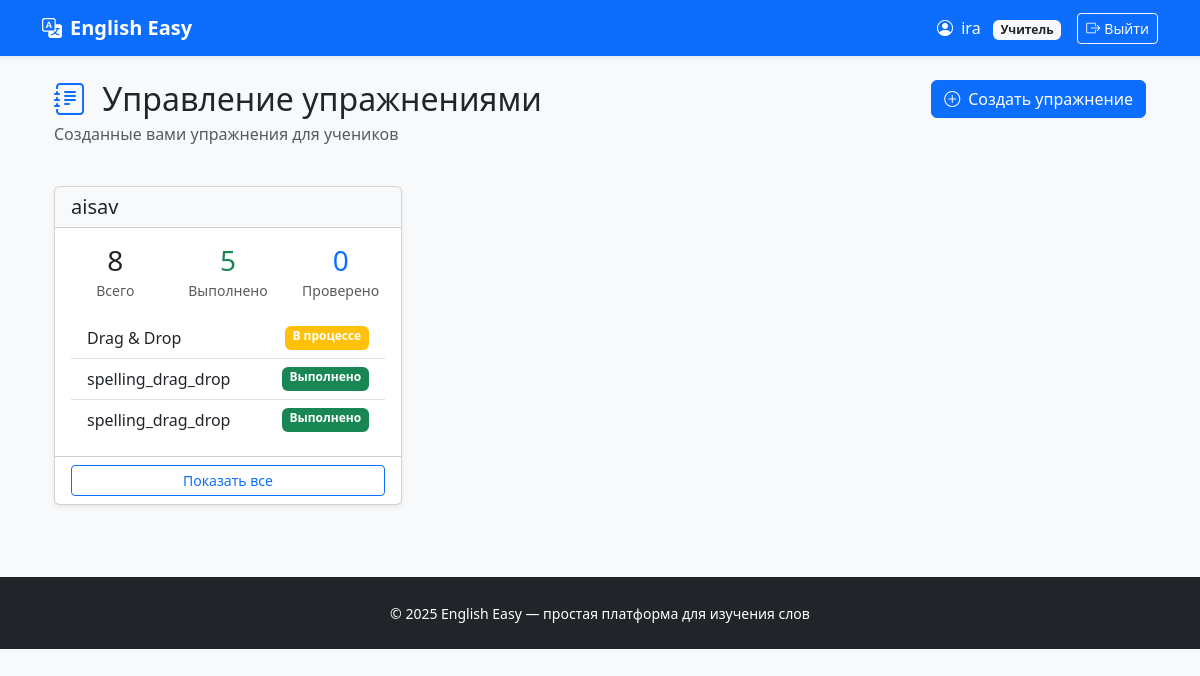
Before: /exercises/teacher/ (signed in) with the older database file.
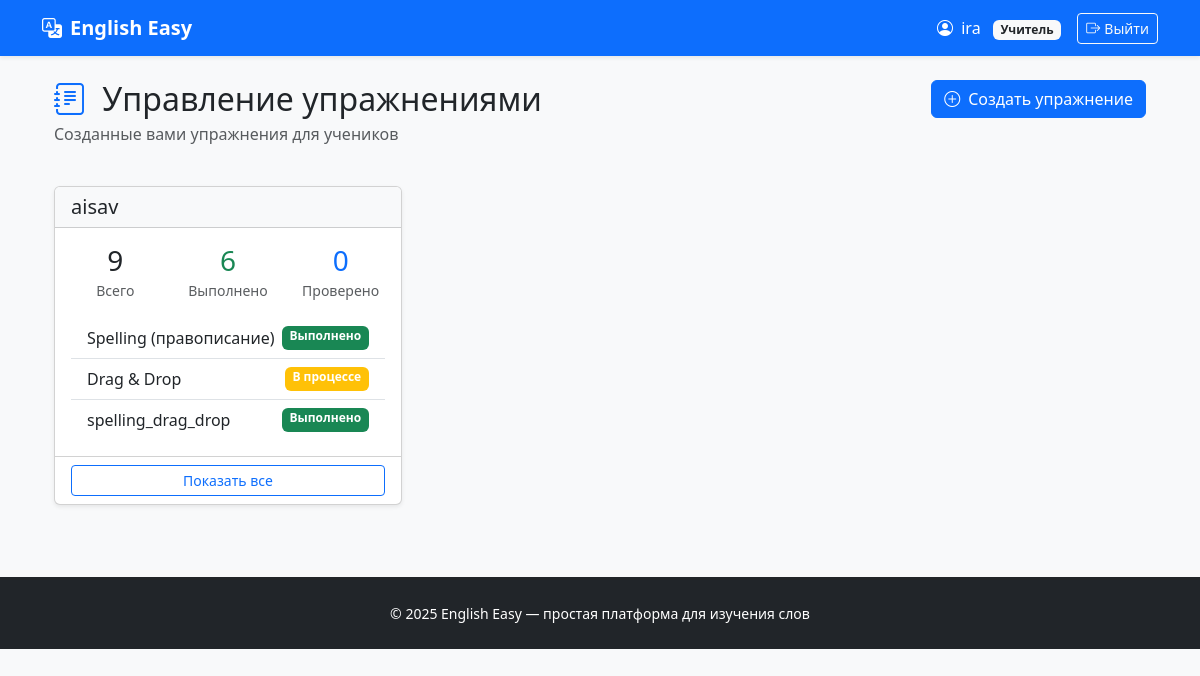
After: the same page with the newer database file.
### users/models.py (models this page shows, shortened)
class User(AbstractUser):
    ROLE_CHOICES = (
        ('teacher', 'Учитель'),
        ('student', 'Ученик'),
    )
    role = models.CharField(max_length=10, choices=ROLE_CHOICES, default='student')
    def is_teacher(self):
        return self.role == 'teacher'

### exercises/models.py (models this page shows, shortened)
class Exercise(models.Model):
    ASSIGNMENT_TYPE_CHOICES = [
        ('homework', 'Домашняя работа'),
        ('classwork', 'Работа на уроке'),
        ('test', 'Контрольная работа'),
    ]
    STATUS_CHOICES = [
        ('not_started', 'Не начато'),
        ('in_progress', 'В процессе'),
        ('completed', 'Выполнено'),
        ('graded', 'Проверено'),
    ]
    description = models.TextField('Описание', blank=True)
    student = models.ForeignKey(
        settings.AUTH_USER_MODEL,
        on_delete=models.CASCADE,
        related_name='exercises',
        limit_choices_to={'role': 'student'},
        verbose_name='Ученик'
    )
    teacher = models.ForeignKey(
        settings.AUTH_USER_MODEL,
        on_delete=models.CASCADE,
        related_name='created_exercises',
        limit_choices_to={'role': 'teacher'},
        verbose_name='Учитель'
    )
    assignment_type = models.CharField(
        'Тип задания',
        max_length=20,
        choices=ASSIGNMENT_TYPE_CHOICES,
        default='homework'
    )
    status = models.CharField(
        'Статус',
        max_length=20,
        choices=STATUS_CHOICES,
        default='not_started'
    )
    attempts = models.IntegerField('Количество попыток', default=0)
    created_at = models.DateTimeField('Создано', auto_now_add=True)
    updated_at = models.DateTimeField('Обновлено', auto_now=True)
    due_date = models.DateTimeField('Срок выполнения', null=True, blank=True)
    completed_at = models.DateTimeField('Завершено', null=True, blank=True)
    teacher_comment = models.TextField('Комментарий учителя', blank=True)
    exercise_type = models.CharField('Тип упражнения', max_length=50, default='drag_drop')
    class Meta:
        verbose_name = 'Упражнение'
        verbose_name_plural = 'Упражнения'
        ordering = ['-created_at']
    def get_exercise_type_display(self):
        if self.exercise_type == 'spelling':
            return 'Spelling (правописание)'
        elif self.exercise_type == 'drag_drop':
            return 'Drag & Drop'
        elif self.exercise_type == 'letter_soup':
            return 'Буквенный суп'
        else:
            return self.exercise_type

### exercises/views.py (the view)
# urls.py: path('teacher/', views.teacher_exercises_list, name='teacher_exercises'),
@login_required
def teacher_exercises_list(request, student_id=None):
    if not request.user.is_teacher():
        return redirect('dashboard:home')
    exercises = Exercise.objects.filter(teacher=request.user)
    if student_id:
        student = get_object_or_404(User, id=student_id, role='student')
        exercises = exercises.filter(student=student)
    else:
        student = None
    students_with_exercises = []
    if not student_id:
        students = User.objects.filter(
            role='student',
            exercises__teacher=request.user
        ).distinct()
        for s in students:
            student_exercises = exercises.filter(student=s)
            students_with_exercises.append({
                'student': s,
                'exercises': student_exercises,
                'count': student_exercises.count(),
                'completed': student_exercises.filter(status='completed').count(),
                'graded': student_exercises.filter(status='graded').count(),
            })
    return render(request, 'exercises/list.html', {
        'exercises': exercises,
        'student': student,
        'students_with_exercises': students_with_exercises,
        'show_student_column': not student_id,
    })

### exercises/templates/exercises/list.html (shortened to what this page needs)
{% extends 'base.html' %}
{% block content %}
    <div class="container-fluid">
        <div class="row mb-4">
            <div class="col">
                <h1 class="h2 mb-1">
                    <i class="bi bi-journal-text text-primary me-2"></i>
                    Управление упражнениями
                </h1>
                <p class="text-muted">Созданные вами упражнения для учеников</p>
            </div>
            <div class="col-auto">
                <a href="{% url 'exercises:create_exercise' %}" class="btn btn-primary">
                    <i class="bi bi-plus-circle me-2"></i>Создать упражнение
                </a>
            </div>
        </div>
        {% if students_with_exercises %}
            <div class="row">
                {% for item in students_with_exercises %}
                    <div class="col-md-6 col-lg-4 mb-4">
                        <div class="card h-100 shadow-sm">
                            <div class="card-header bg-light">
                                <h5 class="mb-0">{{ item.student.get_full_name|default:item.student.username }}</h5>
                            </div>
                            <div class="card-body">
                                <div class="mb-3">
                                    <div class="row text-center">
                                        <div class="col-4">
                                            <div class="h3 mb-0">{{ item.count }}</div>
                                            <small class="text-muted">Всего</small>
                                        </div>
                                        <div class="col-4">
                                            <div class="h3 mb-0 text-success">{{ item.completed }}</div>
                                            <small class="text-muted">Выполнено</small>
                                        </div>
                                        <div class="col-4">
                                            <div class="h3 mb-0 text-primary">{{ item.graded }}</div>
                                            <small class="text-muted">Проверено</small>
                                        </div>
                                    </div>
                                </div>
                                {% if item.exercises %}
                                    <div class="list-group list-group-flush">
                                        {% for exercise in item.exercises|slice:":3" %}
                                            <a href="{% url 'exercises:exercise_detail' exercise.id %}"
                                               class="list-group-item list-group-item-action">
                                                <div class="d-flex justify-content-between">
                                                    <span>{{ exercise.get_exercise_type_display }}</span>
                                                    <span class="badge bg-{{ exercise.status }}">
                                                    {{ exercise.get_status_display }}
                                                </span>
                                                </div>
                                            </a>
                                        {% endfor %}
                                    </div>
                                {% else %}
                                    <p class="text-muted text-center py-3">Нет упражнений</p>
                                {% endif %}
                            </div>
                            <div class="card-footer bg-transparent">
                                <a href="{% url 'exercises:teacher_exercises_for_student' item.student.id %}"
                                   class="btn btn-sm btn-outline-primary w-100">
                                    Показать все
                                </a>
                            </div>
                        </div>
                    </div>
                {% endfor %}
            </div>
        {% endif %}
    </div>
{% endblock %}

Changed rows visible on the page:
changed User "aisav": loses Exercise (exercise_type "spelling_drag_drop", status "Выполнено"); count "8" → "9"; completed "5" → "6"
added Exercise: exercise_type "Spelling (правописание)", status "Выполнено", shown under User "aisav"
